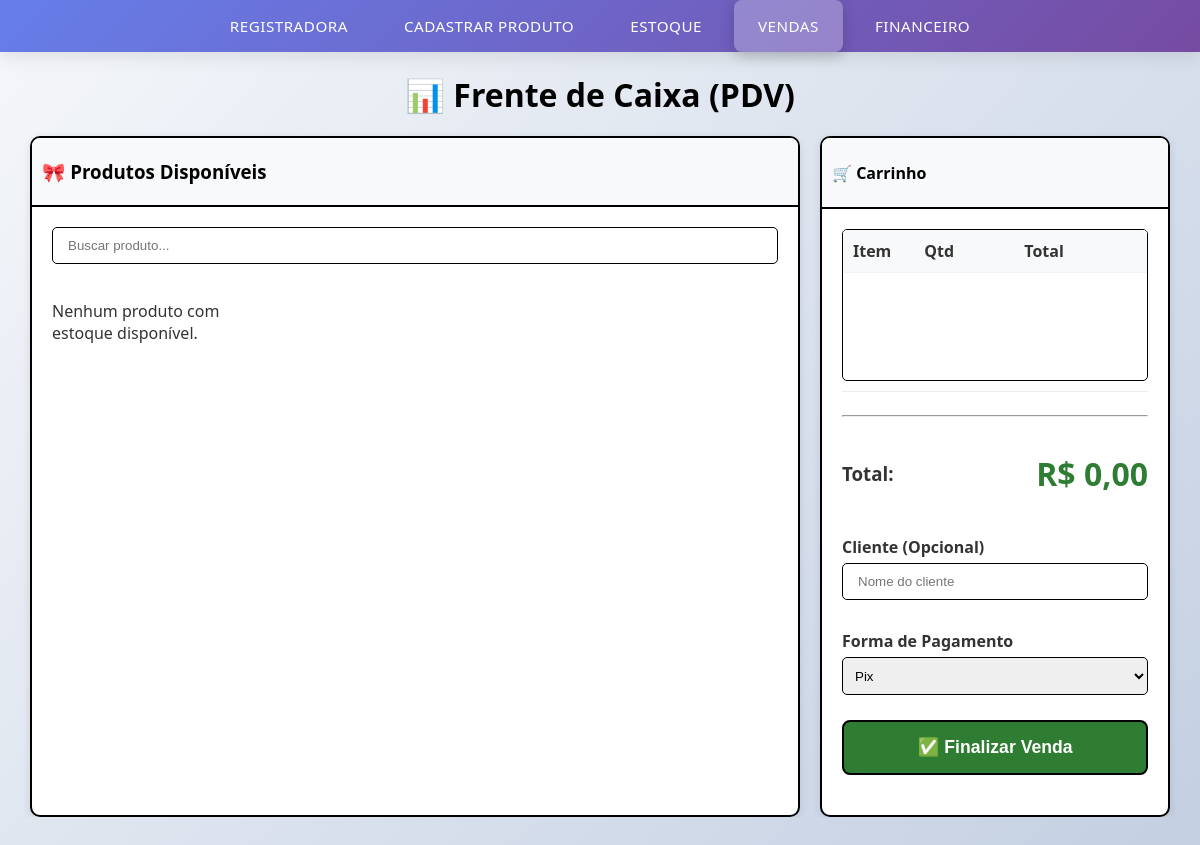
/templates/vendas/, run on an earlier commit of the app's database.
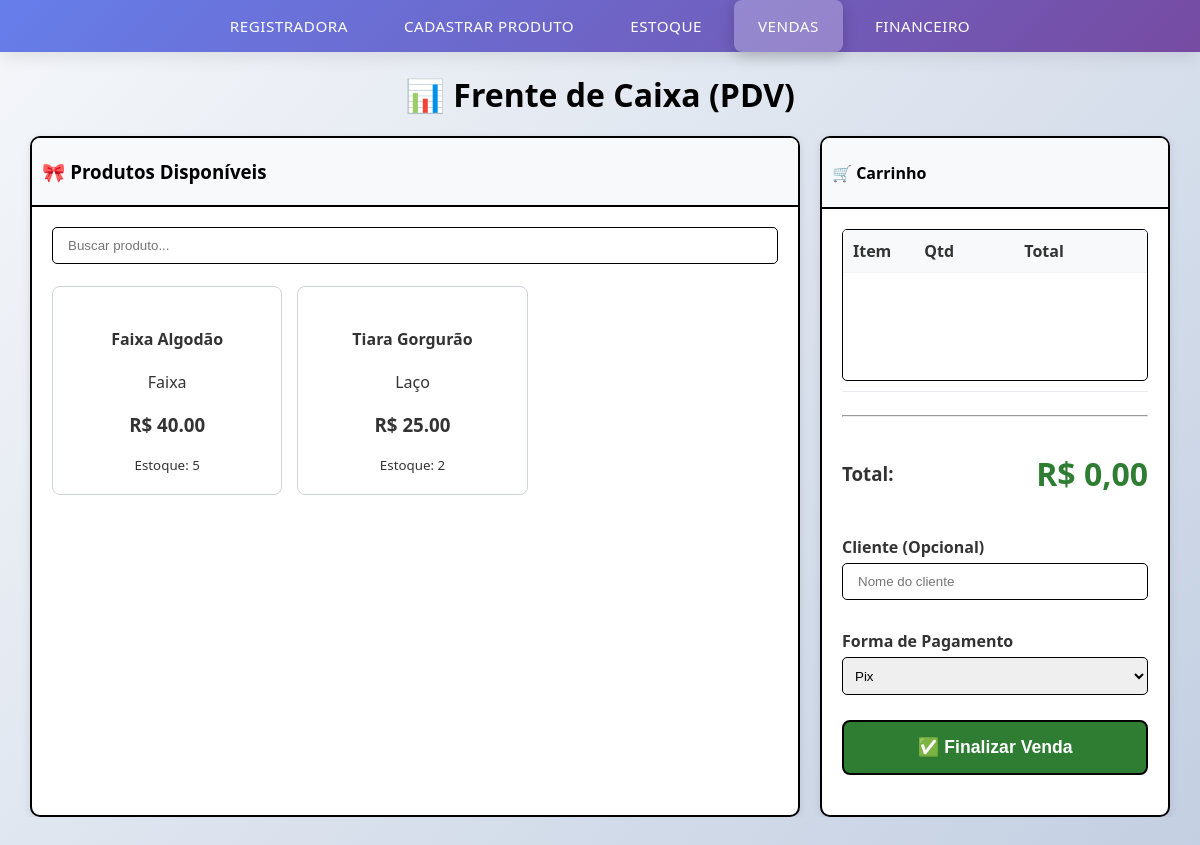
And on a later commit of the database.
### app/models.py (models this page shows, shortened)
class Produto(models.Model):
    CATEGORIAS = [
        ('LACO', 'Laço'),
        ('TIARA', 'Tiara'),
        ('FAIXA', 'Faixa'),
    ]
    nome = models.CharField(max_length=100)
    categoria = models.CharField(max_length=10, choices=CATEGORIAS)
    quantidade_em_estoque = models.PositiveIntegerField(default=0)
    custo_fixo_total = models.DecimalField(max_digits=10, decimal_places=2, default=0)  # Custo fixo UNITÁRIO
    valor_venda = models.DecimalField(max_digits=10, decimal_places=2, null=True, blank=True)
    lucro_por_venda = models.DecimalField(max_digits=10, decimal_places=2, default=0)
    data_cadastro = models.DateField(default=timezone.now)

### app/views.py (the view)
# urls.py: path('templates/vendas/', views.vendas, name='vendas'),
def vendas(request):
    produtos = Produto.objects.filter(quantidade_em_estoque__gt=0).order_by('nome')
    return render(request, 'vendas.html', {'produtos': produtos})

### app/templates/vendas.html (shortened to what the changed rows need)
{% extends "base.html" %}
{% load static %}
{% block content %}
    <div class="vendas-container">
        <h1 class="titulo">📊 Frente de Caixa (PDV)</h1>
        <div class="vendas-content">
            <div class="product-section">
                <div class="card">
                    <div class="card-body">
                        <div id="listaProdutos">
                            {% for produto in produtos %}
                            <div class="produto-item" data-nome="{{ produto.nome|lower }}">
                                <div class="produto-card"
                                     onclick="adicionarAoCarrinho({{ produto.id }}, '{{ produto.nome }}', '{{ produto.valor_venda|stringformat:'.2f' }}', {{ produto.quantidade_em_estoque }})">
                                    <div class="card-body text-center cursor-pointer">
                                        <h4 class="card-title font-weight-bold">{{ produto.nome }}</h4>
                                        <span class="badge badge-info">{{ produto.get_categoria_display }}</span>
                                        <h3 class="text-success mt-2">R$ {{ produto.valor_venda }}</h3>
                                        <small class="text-muted">Estoque: <span id="estoque-{{ produto.id }}">{{ produto.quantidade_em_estoque }}</span></small>
                                    </div>
                                </div>
                            </div>
                            {% empty %}
                            <div class="text-center p-4">
                                <p class="text-muted">Nenhum produto com estoque disponível.</p>
                            </div>
                            {% endfor %}
                        </div>
                    </div>
                </div>
            </div>
            <div class="cart-section">
                <div class="card">
                    <div class="card-body">
                        <div class="table-wrap">
                            <table class="table-carrinho">
                                <thead>
                                    <tr>
                                        <th>Item</th>
                                        <th width="80">Qtd</th>
                                        <th>Total</th>
                                        <th width="40"></th>
                                    </tr>
                                </thead>
                            </table>
                        </div>
                        <div class="checkout-area">
                            <div class="total-display">
                                <h2 class="text-success font-weight-bold" id="valorTotalDisplay">R$ 0,00</h2>
                            </div>
                        </div>
                    </div>
                </div>
            </div>
        </div>
    </div>
{% block scripts %}
<link rel="stylesheet" href="{% static 'css/vendas.css' %}">
{% endblock %}
{% endblock %}

What changed in the data, as far as the page shows it:
added Produto: nome "Faixa Algodão", categoria "Faixa", valor_venda "40.00", quantidade_em_estoque "5"
added Produto: nome "Tiara Gorgurão", categoria "Laço", valor_venda "25.00", quantidade_em_estoque "2"
Also different on the page:
text no longer shown: "Nenhum produto com estoque disponível."
